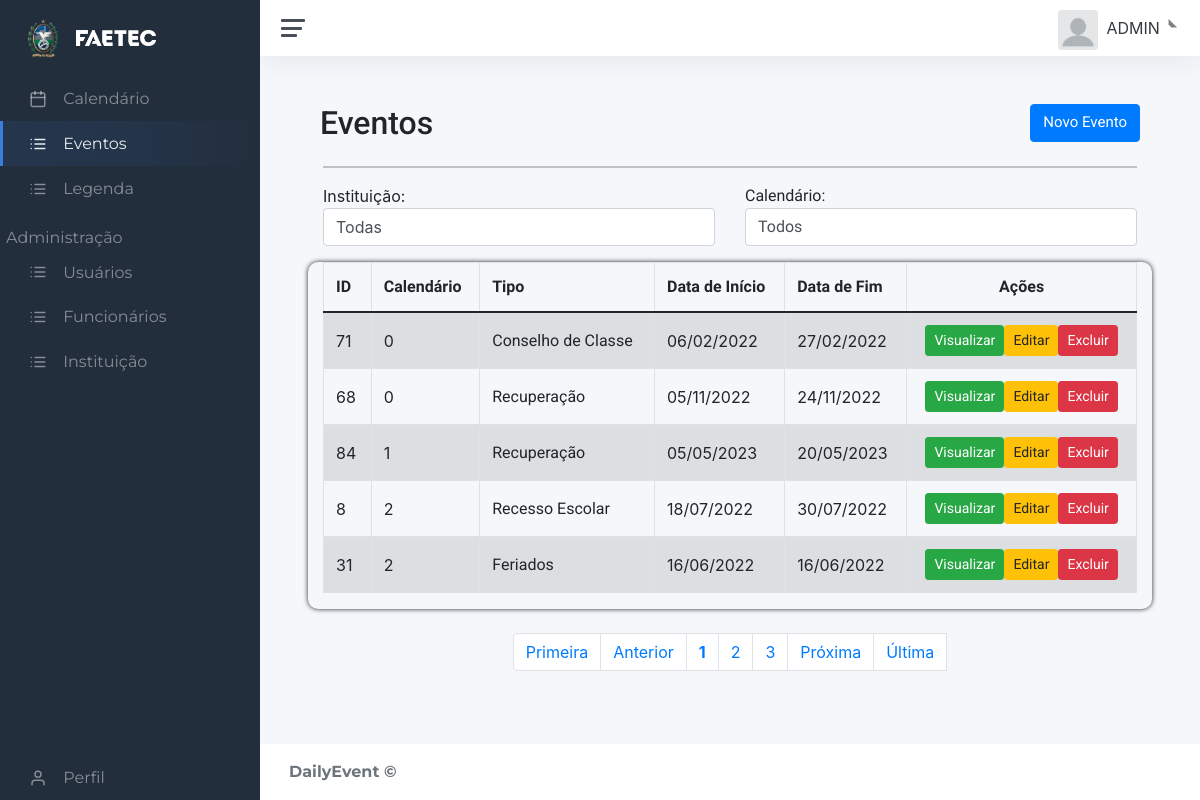
The page /static/dash.php?page=lista_eve (signed in) on the database its author committed.
### tables this page shows
CREATE TABLE IF NOT EXISTS `legenda` (
  `id_leg` int(11) NOT NULL AUTO_INCREMENT,
  `tipo_evento` varchar(50) DEFAULT NULL,
  `desc_leg` varchar(60) DEFAULT NULL,
  `simbolo_leg` varchar(100) DEFAULT NULL,
  `sigla_leg` varchar(4) DEFAULT NULL,
  `cor_leg` varchar(9) DEFAULT NULL,
  PRIMARY KEY (`id_leg`)
);

### static/contents/evento/lista_eve.php (the view, shortened to what this page needs)
<link rel="stylesheet" href="../static/css/content.css">
<link rel="stylesheet" href="../static/css/crud.css">
<div id="main" class="container-fluid">
	<div id="top" class="row">
		<div class="d-flex justify-content-between">
			<h2 class="evento">Eventos</h2>
			<a href="?page=addeve" class="btn btn-primary pull-right h2">Novo Evento</a>
		</div>
	</div>
	<hr/>
	<form action="?page=lista_eve" method="post" >
		<div class="d-flex row justify-content-between" >
			<?php if($_SESSION['UsuarioNivel'] == 2){ ?>
			<div class="form-group col-md-6 col-sm">
				Instituição:
				<select name="ue" class="form-control " action="post" onchange='formreact(this.value,"lista_eve")';>
				<option value="none">Todas</option>
				<?php
			    echo "</select>
				</div>";}
				?>
			<div class="td-indicador form-group col-md-6">
				Calendário:
				<select name="calendario" class="form-control " id="reactive" action="post" onchange='this.form.submit()';>
				<option value="none">Todos</option>
				<?php
				echo "</select>
			</div>
		</div>";
	echo "</form>";
	?>
	<div id="bloco-list-pag">
		<div class="table-all    row">
			<div class="table-responsive col-md-12">
				<?php
					$quantidade = 5;
					$pagina = (isset($_GET['pagina'])) ? (int)$_GET['pagina'] : 1;
					$inicio = ($quantidade * $pagina) - $quantidade;
					if(isset($_POST['calendario']) && $_POST['calendario'] !== 'none'){
						$eventos = mysqli_query($con, "select *,(SELECT act_tmp FROM tmp_eve WHERE act_tmp='del' && tmp_eve.id_evento = eventos.id_evento) as act_tmp, (SELECT id_tmp FROM tmp_eve WHERE act_tmp='del' && tmp_eve.id_evento = eventos.id_evento) as id_tmp FROM eventos WHERE id_calendario='".$_POST['calendario']."' && id_evento not in (SELECT id_evento  FROM tmp_eve WHERE not act_tmp = 'del') union all SELECT * FROM tmp_eve wHERE id_calendario ='".$_POST['calendario']."' && NOT act_tmp = 'del' order by id_calendario ASC limit $inicio, $quantidade;") or die(mysqli_error());
						$sqlTotal 		= "select id_evento from eventos where id_calendario = '".$_POST['calendario']."';";
					}
					else{
						if($_SESSION['UsuarioNivel'] == 2){
							$eventos = mysqli_query($con, "select *,(SELECT act_tmp FROM tmp_eve WHERE act_tmp='del' && tmp_eve.id_evento = eventos.id_evento) as act_tmp, (SELECT id_tmp FROM tmp_eve WHERE act_tmp='del' && tmp_eve.id_evento = eventos.id_evento) as id_tmp FROM eventos WHERE id_evento not in (SELECT id_evento  FROM tmp_eve WHERE not act_tmp = 'del') union all SELECT * FROM tmp_eve wHERE NOT act_tmp = 'del' order by id_calendario ASC limit $inicio, $quantidade;") or die(mysqli_error());
							$sqlTotal 		= "select id_evento from eventos;";
						}
					}
					echo "<table class='table table-striped' cellspacing='0' cellpading='0'>";
					echo "<thead><tr>";
					echo "<td class='td-indicador'><strong>ID</strong></td>";
					echo "<td class='td-indicador'><strong><span class='d-inline-block d-sm-none'>Cal.</span><span class='d-none d-sm-inline-block'>Calendário</span></strong></td>";
					echo "<td class='td-indicador'><strong>Tipo</strong></td>";
					echo "<td class='td-indicador d-none d-sm-table-cell'><strong>Data de Início</strong></td>";
					echo "<td class='td-indicador d-none d-sm-table-cell'><strong>Data de Fim</strong></td>";
					echo "<td class='td-center'><strong>Ações</strong></td>";
					echo "</tr></thead><tbody>";
				if(!empty($eventos)){
					while(($info = mysqli_fetch_array($eventos))){
							$tipo_evento = mysqli_query($con, "select tipo_evento from legenda where id_leg = '".$info['id_leg']."';");
							echo "<tr>";
							echo "<td style=''>".(($info['act_tmp'] != 'add')?$info['id_evento']:'')." <span class='badge badge-pill badge-";
							if($info['act_tmp'] != null){
							if($info['act_tmp'] == 'del'){
								echo "danger'>Exclusão</span>";
							}else if($info['act_tmp'] == 'edit'){
								echo "warning'>Edição</span>";
							} else if($info['act_tmp'] == 'add'){
								echo "info'>Adição</span>";
							}}
							else {
								echo "'></span>";
							}
							echo "</td>";
							echo "<td class='teste'>".$info['id_calendario']."</td>";
							echo "<td class='td-info'>".mysqli_fetch_array($tipo_evento)[0]." </td>";
							echo "<td class='d-none d-sm-table-cell'><span class='d-none d-sm-inline-block'>".date('d/m/Y',strtotime($info[1]))."</span><span class='d-inline-block d-sm-none'>".date('d/m',strtotime($info[1]))."</span></td>";
							echo "<td class='d-none d-sm-table-cell'><span class='d-none d-sm-inline-block'>".date('d/m/Y',strtotime($info[2]))."</span><span class='d-inline-block d-sm-none'>".date('d/m',strtotime($info[2]))."</span></td>";
							echo "<td class='actions btn-group-sm td-center'>";
							if($info['act_tmp'] != null){
								echo "<a class='btn btn-success btn-xs d-none d-sm-inline-block' href=?page=view_eve&id_tmp=".$info['id_tmp']."&status=".$info['act_tmp']."&id_evento=".$info['id_evento']."> Visualizar </a>";
								echo "<a class='btn btn-success btn-xs d-inline-block d-sm-none' href=?page=view_eve&id_tmp=".$info['id_tmp']."&status=".$info['act_tmp']."&id_evento=".$info['id_evento']."><i class='align-middle' data-feather='eye'></i></a>";
								echo "<a class='btn btn-warning btn-xs d-none d-sm-inline-block' href=?page=edit_eve&id_tmp=".$info['id_tmp']."&status=".$info['act_tmp']."&id_evento=".$info['id_evento']."> Editar </a>";
								echo "<a class='btn btn-warning btn-xs d-inline-block d-sm-none' href=?page=edit_eve&id_tmp=".$info['id_tmp']."&status=".$info['act_tmp']."&id_evento=".$info['id_evento']."><i class='align-middle' data-feather='edit'></i></a>";
								echo "<a class='btn btn-danger btn-xs d-none d-sm-inline-block' href=?page=excluir_eve&id_tmp=".$info['id_tmp']."&status=".$info['act_tmp']."&id_evento=".$info['id_evento']." >Cancelar</a>";
								echo "<a class='btn btn-danger btn-xs d-inline-block d-sm-none' href=?page=excluir_eve&id_tmp=".$info['id_tmp']."&status=".$info['act_tmp']."&id_evento=".$info['id_evento']."><i class='align-middle' data-feather='trash'></i></a></td></tr>";
							}
							else{
								echo "<a class='btn btn-success btn-xs d-none d-sm-inline-block' href=?page=view_eve&id_evento=".$info['id_evento']."&status=active> Visualizar </a>";
								echo "<a class='btn btn-warning btn-xs d-none d-sm-inline-block' href=?page=edit_eve&id_evento=".$info['id_evento']."&status=active> Editar </a>";
								echo "<a class='btn btn-danger btn-xs d-none d-sm-inline-block' href=?page=excluir_eve&id_evento=".$info['id_evento']."&status=active> Excluir </a>";
								echo "<a class='btn btn-danger btn-xs d-inline-block d-sm-none' href=?page=excluir_eve&&id_evento=".$info['id_evento']."&status=active><i class='align-middle' data-feather='trash'></i></a></td></tr>";
							}
						}
				}
				else{
					echo "Este calendário não possui eventos";
				}
				echo "</tbody></table>";
			?>
		</div>
	</div>
	<br>
	<div id="bottom" class="row" >
			<div class="col-md-12">
				<?php
					if(!empty($sqlTotal)){
					$qrTotal  		= mysqli_query($con, $sqlTotal) or die (mysqli_error());
					$numTotal 		= mysqli_num_rows($qrTotal);
					$totalpagina = (ceil($numTotal/$quantidade)<=0) ? 1 : ceil($numTotal/$quantidade);
					$anterior = (($pagina-1) <= 0) ? 1 : $pagina - 1;
					$posterior = (($pagina+1) >= $totalpagina) ? $totalpagina : $pagina+1;
					echo "<ul class='pagination d-flex justify-content-center'>";
					echo "<li class='page-item d-none d-sm-inline-block'><a class='page-link' href='?page=lista_eve&pagina=1".((!empty($_POST['ue']))?'&ue='.$_POST['ue'].'&calendario='.$_POST['calendario']:'')."'> Primeira</a></li> ";
					echo "<li class='page-item d-none d-sm-inline-block'><a class='page-link' href='?page=lista_eve&pagina=$anterior".((!empty($_POST['ue']))?'&ue='.$_POST['ue'].'&calendario='.$_POST['calendario']:'')."'> Anterior</a></li> ";
					echo "<li class='page-item'><a class='page-link' href='?page=lista_eve&pagina=".$pagina.((!empty($_POST['ue']))?'&ue='.$_POST['ue'].'&calendario='.$_POST['calendario']:'')."'><strong>".$pagina."</strong></a></li> ";
					for($i = $pagina+1; $i < $pagina+3; $i++){
						if($i <= $totalpagina)
						echo "<li class='page-item'><a class='page-link' href='?page=lista_eve&pagina=".$i.((!empty($_POST['ue']))?'&ue='.$_POST['ue'].'&calendario='.$_POST['calendario']:'')."'> ".$i." </a></li> ";
					}
					echo "<li class='page-item d-none d-sm-inline-block'><a class='page-link' href='?page=lista_eve&pagina=$posterior".((!empty($_POST['ue']))?'&ue='.$_POST['ue'].'&calendario='.$_POST['calendario']:'')."'> Próxima</a></li> ";
					echo "<li class='page-item d-none d-sm-inline-block'><a class='page-link' href='?page=lista_eve&pagina=$totalpagina".((!empty($_POST['ue']))?'&ue='.$_POST['ue'].'&calendario='.$_POST['calendario']:'')."'> &Uacute;ltima</a></li>";
					echo "<li class='page-item d-inline-block d-sm-none'><a class='page-link' href='?page=lista_eve&pagina=$totalpagina".((!empty($_POST['ue']))?'&ue='.$_POST['ue'].'&calendario='.$_POST['calendario']:'')."'><i class='align-middle' data-feather='chevrons-right'></i></a></li></ul>";}
				?>
			</div>
		</div>
	</div>
</div>

### static/css/main.css (style rules this page uses)
#calendario table, th, td { border: 1px solid; }
.table-all { border-radius: 10px; box-shadow: 0px 0px 5px; }
.td-indicador { font-family: 'Raleway', sans-serif; }
.td-info { font-family: 'Roboto', sans-serif; }
.td-center { text-align:center; font-family: 'Raleway', sans-serif; }
.evento { font-family: 'Roboto', sans-serif; }
.btn { font-family: 'Roboto', sans-serif; font-size: 15px; }

### static/css/content.css (style rules this page uses)
.evento { font-family: 'Roboto', sans-serif; }
.btn { font-family: 'Roboto', sans-serif; font-size: 15px; }

### static/css/crud.css (style rules this page uses)
.table-all { border-radius: 10px; box-shadow: 0px 0px 5px; }
.td-indicador { font-family: 'Raleway', sans-serif; }
.td-info { font-family: 'Roboto', sans-serif; }
.td-center { text-align:center; font-family: 'Raleway', sans-serif; }

### rows shown on the page
legenda: tipo_evento "Conselho de Classe"
legenda: tipo_evento "Recuperação"
legenda: tipo_evento "Recesso Escolar"
legenda: tipo_evento "Feriados"

### other values the page prints
$_SESSION['UsuarioNome'] "ADMIN"
$info['id_evento'] "71"
$info['id_calendario'] "0"
date('d/m/Y',strtotime($info[1])) "06/02/2022"
date('d/m/Y',strtotime($info[2])) "27/02/2022"
$info['id_evento'] "68"
date('d/m/Y',strtotime($info[1])) "05/11/2022"
date('d/m/Y',strtotime($info[2])) "24/11/2022"
$info['id_evento'] "84"
$info['id_calendario'] "1"
date('d/m/Y',strtotime($info[1])) "05/05/2023"
date('d/m/Y',strtotime($info[2])) "20/05/2023"
$info['id_evento'] "8"
$info['id_calendario'] "2"
date('d/m/Y',strtotime($info[1])) "18/07/2022"
